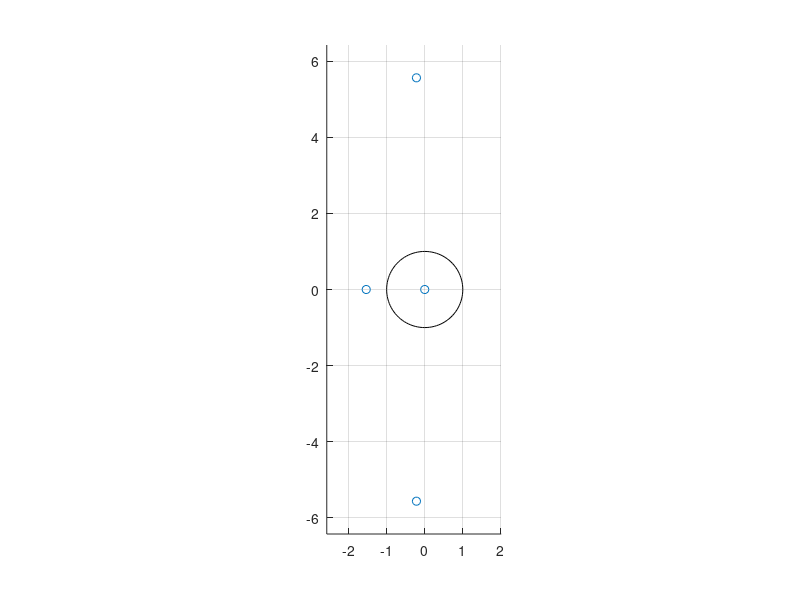
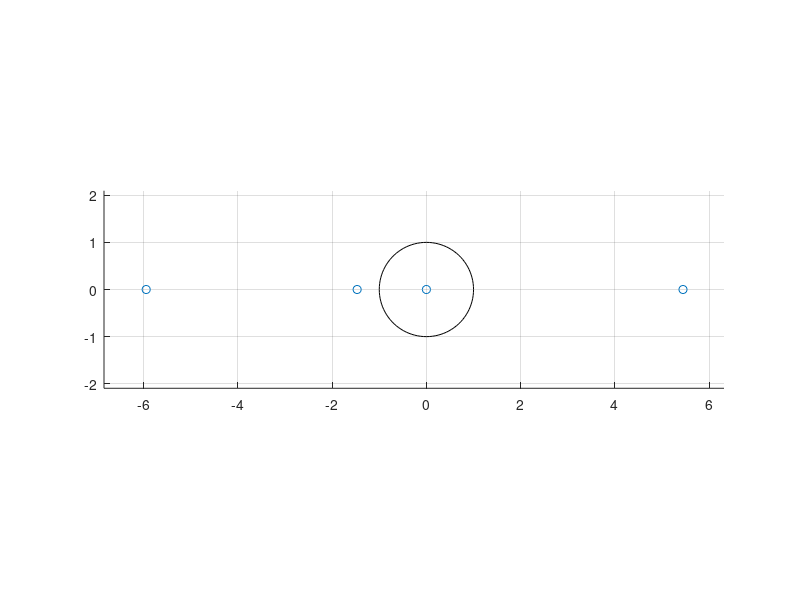

Recreate these plots in MATLAB, in order. (Note: this script raises an error after producing the figures.)
%% Initialisation
clear
close all
clc

%% Parameters
M = 0.455; %[kg]
m = 0.21; %[kg]
l = 0.305; %[m]
I = 0.0065; %[kg * m^2]
b = 1; %[Ns/m]
g = 9.81; %[m/s^2]

Ie = I + m * l^2;
Me = M + m;
den = Me * Ie - m^2 * l^2;

%% Space state model for downward equilbrium
Fd = [0               1                     0 0;
      0 -(Ie * b) / den   m^2 * l^2 * g / den 0;
      0               0                     0 1;
      0 m * l * b / den -Me * m * l * g / den 0;
     ];

Gd = [           0;
          Ie / den;
                 0;
      -m * l / den;
     ];

Hd = [1 0 0 0;
      0 0 1 0];

Jd = 0;

downward = ss(Fd, Gd, Hd, Jd);
Pd = tf(downward);
Pdx = Pd(1);
Pdth = Pd(2);

%% Space state model for upward equilibrium
Fu = [0                1                    0 0;
      0  -(Ie * b) / den  m^2 * l^2 * g / den 0;
      0                0                    0 1;
      0 -m * l * b / den Me * m * l * g / den 0;
     ];

Gu = [          0;
         Ie / den;
                0;
      m * l / den;
     ];

Hu = [1 0 0 0;
      0 0 1 0];

Ju = 0;

upward = ss(Fu, Gu, Hu, Ju);
Pu = tf(upward);
Pux = Pu(1);
Puth = Pu(2);

%% Computing the eigenvalues
eigd = eig(Fd);
figure(1)
hold on
grid on
zplane(eigd)
% The first linearized system is marginally stable, so nothing can be said
% about the equilibrium of the non linear system around that point

eigu = eig(Fu);
figure(2)
hold on
grid on
zplane(eigu)
% The second system is unstable, since one of the eigenvalues of the
% linearized system has a positive real part

%% BIBO Stability from F to theta
[numdth, dendth] = tfdata(Pdth, 'v');
[zdth, pdth, kdth] = tf2zp(numdth, dendth);
% All the poles have strictly negative real part, so the system is BIBO
% stable

[numuth, denuth] = tfdata(Puth, 'v');
[zuth, puth, kuth] = tf2zp(numuth, denuth);
% One the poles has strictly positive real part, so the system is not BIBO
% stable

%% BIBO Stability from F to x
[numdx, dendx] = tfdata(Pdx, 'v');
[zdx, pdx, kdx] = tf2zp(numdx, dendx);
% One of the poles is the origin, so the system is not BIBO stable

[numux, denux] = tfdata(Pux, 'v');
[zux, pux, kux] = tf2zp(numux, denux);
% One of the poles is the origin, so the system is not BIBO stable

%% Initial conditions
xu = [0; 0; pi / 8; 0];
xd = [0; 0; 7 * pi / 8; 0];

figure(3)
grid on
initial(downward, xu)

%% Initiali conditions for Simulink
x0 = 0;
dx0 = 0;
th0 = 0;
dth0 = 0;





